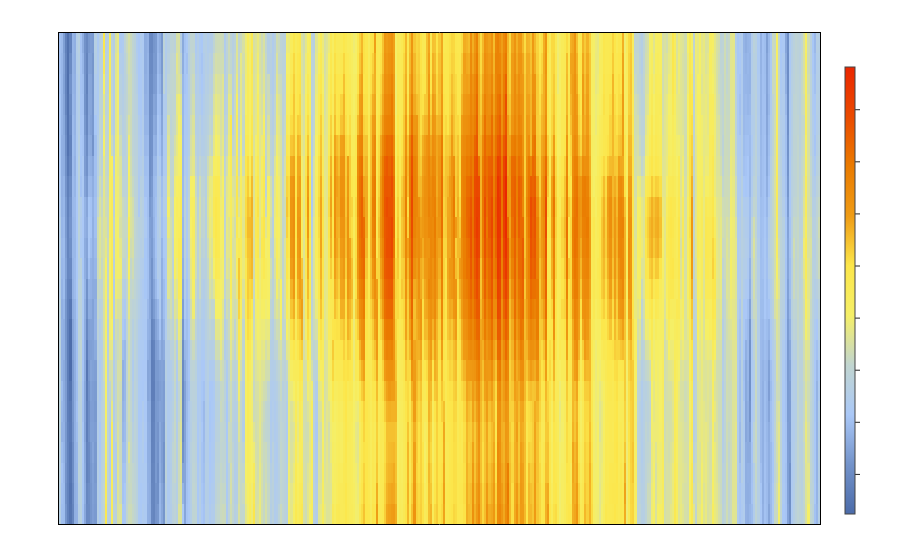

The code cell stored with this chart in its notebook:
### Code cell
from plotly.utils import PlotlyJSONEncoder


def hourly_plot(temp_data):
    analysis_period = AnalysisPeriod.from_start_end_datetime(
        DateTime(1, 1, 0, 0), DateTime(12, 31, 23, 0), 1
    )

    header_temperature = Header(Temperature(), "C", analysis_period, metadata=None)
    header_rel_hum = Header(HumidityRatio(), "%", analysis_period, metadata=None)

    data_temp = HourlyContinuousCollection(header_temperature, temp_data.tolist())
    hp = HourlyPlot(data_temp)
    fig = hp.plot()
    fig.print_grid = False
    fig.update_layout(
        xaxis=dict(
            color="white",
        ),
        yaxis=dict(
            color="white",
        ),
        legend_bgcolor="rgba(0,0,0,0)",
        paper_bgcolor="rgba(0,0,0,0)",
        plot_bgcolor="rgba(0,0,0,0)",
        font=dict(color="white"),
        template="simple_white",
    )
    return fig


fig = hourly_plot(sma_2035_temp)
fig.show()

with open("public/data/anotherChart.json", "w") as f:
    f.write(json.dumps(fig, cls=PlotlyJSONEncoder))

### Figure 1 — Plotly figure (JSON) as saved in the notebook; plotly's stock layout.template omitted (floating-point values rounded to 4 significant figures; data arrays with more than 128 entries replaced by an {"elided": "..."} marker saying what was removed)
{"data": [{"colorbar": {"thickness": 10, "title": {"text": "C"}}, "colorscale": [[0, "#4B6BA9"], [0.1111, "#7393CA"], [0.2222, "#AAC8F7"], [0.3333, "#C1D5D0"], [0.4444, "#F5EF67"], [0.5556, "#FCE64A"], [0.6667, "#EF9C15"], [0.7778, "#EA7B00"], [0.8889, "#EA4A00"], [1, "#EA2600"]], "customdata": {"elided": "8760x2 mixed values"}, "hovertemplate": "<b>Temperature: %{z} C</b><br>Month: %{customdata[0]}<br>Day: %{customdata[1]}<br>Hour: %{y}:00<br>", "name": "", "type": "heatmap", "x": {"elided": "8760 str values"}, "y": {"elided": "8760 int values"}, "z": {"elided": "8760 float values"}, "zmax": 34.1, "zmin": -8.8}], "layout": {"font": {"color": "white"}, "legend": {"bgcolor": "rgba(0,0,0,0)"}, "margin": {"b": 20, "l": 20, "r": 20, "t": 33}, "paper_bgcolor": "rgba(0,0,0,0)", "plot_bgcolor": "rgba(0,0,0,0)", "title": {"pad": {"t": 5}}, "xaxis": {"color": "white", "dtick": "M1", "linecolor": "black", "linewidth": 1, "mirror": true, "showline": true, "tickformat": "%b", "ticklabelmode": "period"}, "yaxis": {"color": "white", "linecolor": "black", "linewidth": 1, "mirror": true, "nticks": 13, "showline": true, "title": {"text": "Hours of the day"}}}}
